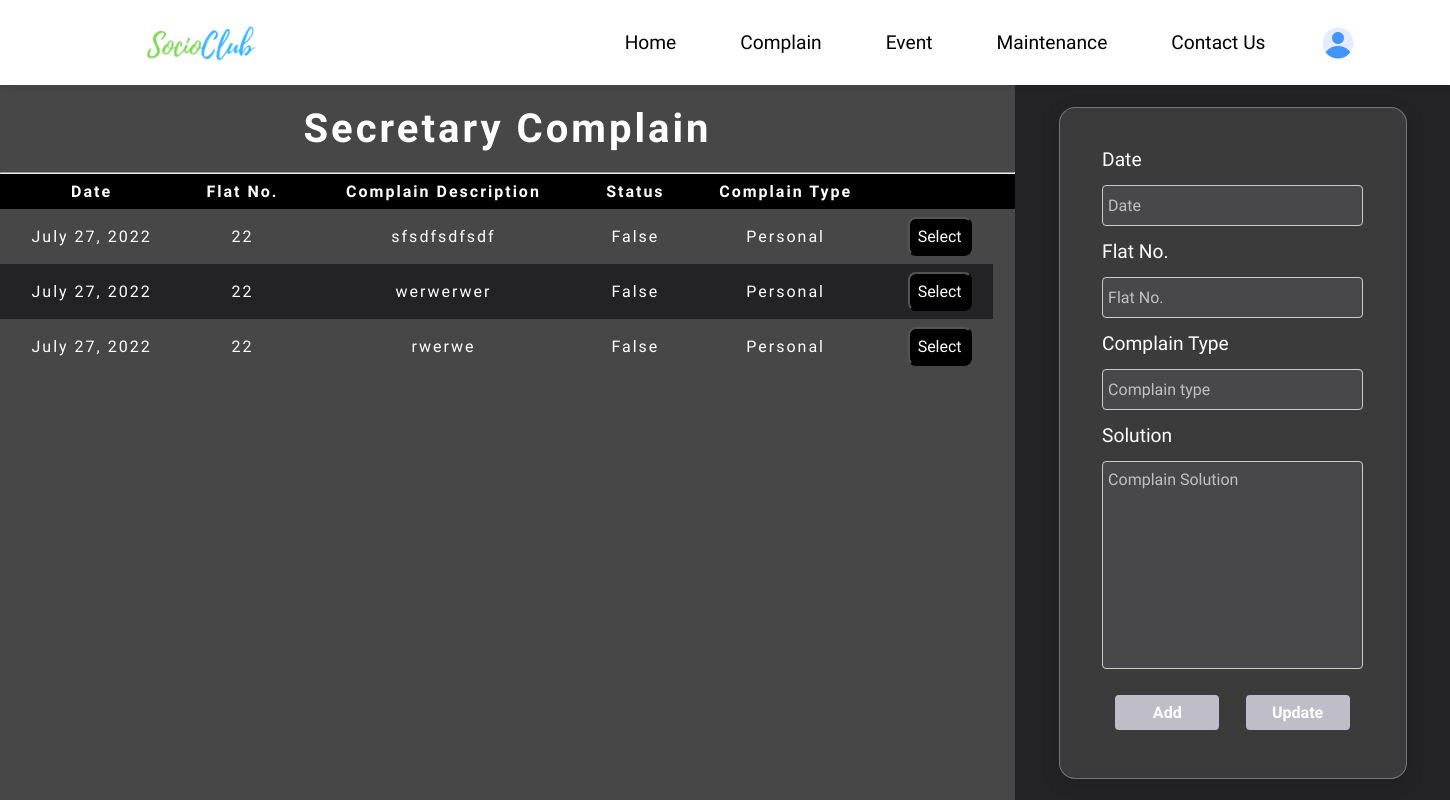
Page /sec_complain/ (signed in) on the earlier database version.
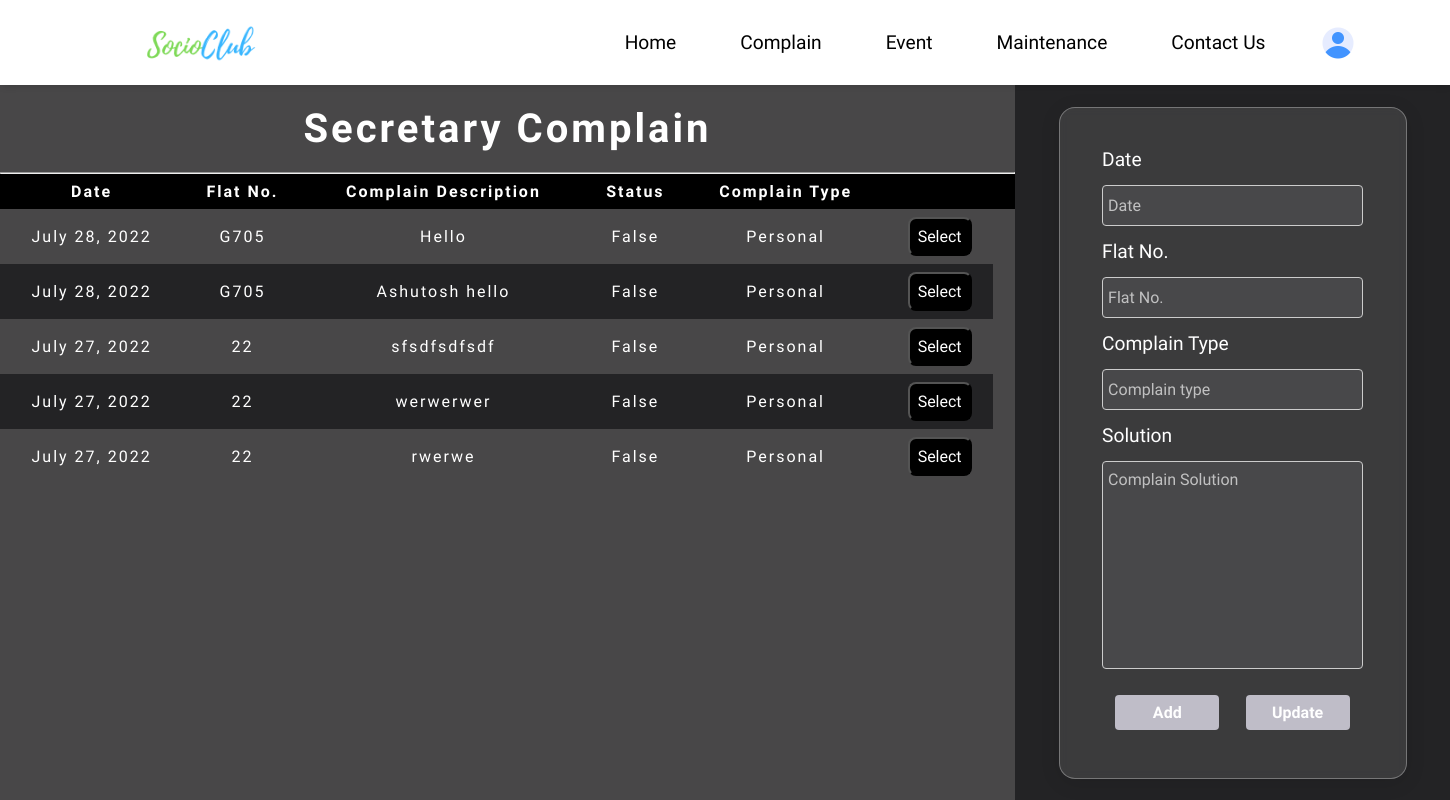
Same page on the later database version.
### user_data/models.py (models this page shows)
class Complain(models.Model):
    society_name = models.ForeignKey(Society, on_delete=models.CASCADE)
    complain_user = models.ForeignKey(User, on_delete=models.CASCADE)
    flat = models.ForeignKey(Flatno, on_delete=models.CASCADE)
    complain_title = models.CharField(max_length=50)
    complain_type = models.CharField(max_length=15)
    complain_description = models.TextField(max_length=500)
    complain_solution = models.TextField(max_length=500)
    complain_date = models.DateField()
    complain_status = models.BooleanField(null = False, default = False)
    def __str__(self):
        return str(self.complain_user) + ' ' + str(self.complain_title) + ' ' + str(self.complain_type)

class Flatno (models.Model):
    flat = models.CharField(max_length=10)
    society_name = models.ForeignKey(Society, on_delete=models.CASCADE)
    owner = models.ForeignKey(User, on_delete=models.CASCADE)
    def __str__(self):
        return str(self.flat)

### SocioClub/views.py (the view)
# urls.py: path('sec_complain/', views.sec_complain , name = "sec_complain"),
def sec_complain(request):
    society_name = User_Detail.objects.get(user = request.user).society_name
    complains_data = Complain.objects.filter(society_name=society_name).order_by('-complain_date')
    print("")
    print("")
    print(complains_data)
    print("")
    print("")
    return render (request , "sec-complain.html", {'complains':complains_data})

### templates/sec-complain.html (shortened to what this page needs)
{% extends "base.html" %}
{% load static %}
{% url 'login' as login %}
{%block cssblock%}
<link rel="stylesheet" href="{% static 'css/sec-complain.css'%}">
{%endblock%}
{% block mainblock %}
<div class="sec-container">
    <div class="sec-left">
        <h3>Secretary Complain</h3>
        <hr>
        <div class="only-table-main">
            <table>
                <thead>
                    <tr>
                        <th>Date</th>
                        <th>Flat No. </th>
                        <th>Complain Description </th>
                        <th>Status</th>
                        <th>Complain Type</th>
                        <th></th>
                        <th></th>
                    </tr>
                </thead>
            <tbody>
                {%if complains%}
                {% for c in complains %}
                <tr>
                    <td data-column="Date">{{c.complain_date}}</td>
                    <td data-column="Complain Name">{{c.flat}}</td>
                    <td data-column="Complain Description">{{c.complain_description}}</td>
                    <td data-column="Solution">{{c.complain_status}}</td>
                    <td data-column="Complain Type">{{c.complain_type}}</td>
                    <td> <button class="select-btn green">Select</button></td>
                </tr>
                {% endfor %}
                {%else%}
                <td data-column="Date">No Records Found</td>
                <td data-column="Complain Name">No Records Found</td>
                <td data-column="Complain Type">No Records Found</td>
                <td data-column="Status">No Records Found</td>
                <td data-column="Status">No Records Found</td>
                {%endif%}
            </tbody>
            </table>
        </div>
    </div>
    <div class="sec-right">
        <div class="sec-right-form">
            <form action="">
                <label>Date</label>
                <input type="text" placeholder="Date" readonly>
                <label>Flat No.</label>
                <input type="text" placeholder="Flat No." readonly>
                <label>Complain Type</label>
                <input type="text" placeholder="Complain type" readonly>
                <label>Solution</label>
                <textarea id="complain-solution" name="complain-solution" rows="10" placeholder="Complain Solution" maxlength="500" required></textarea>
                <div class="add-update">
                    <input type="submit" value="Add">
                    <input type="submit" value="Update">
                </div>
            </form>
        </div>
    </div>
</div>
{% endblock %}

Differences in the rows shown:
added Complain: complain_date "July 28, 2022", flat "G705", complain_description "Hello", complain_status "False", complain_type "Personal"
added Complain: complain_date "July 28, 2022", flat "G705", complain_description "Ashutosh hello", complain_status "False", complain_type "Personal"
